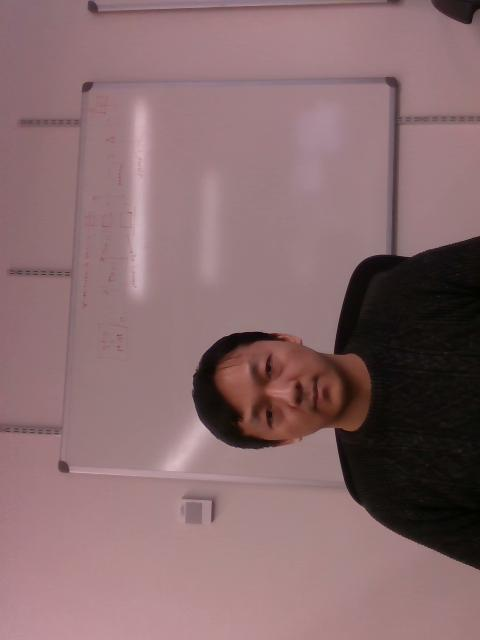
%> input picture 2dface_1_1.jpg, 480 x 640 px
$ octave SURF_matlab.m   (GNU Octave 9; MATLAB toolbox functions it lacks are replaced by stand-ins)
%> lines starting %> are read from the running program, lines starting %| are printed output that depends on the picture
I1 =  rgb2gray(imread('2dface_1_1.jpg'));
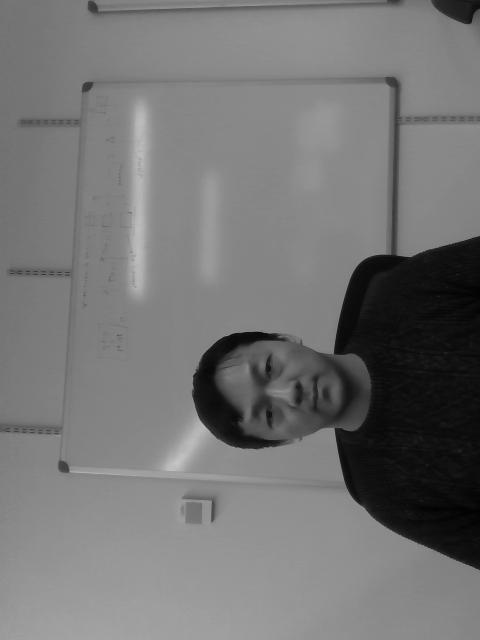
%> I1: size 640x480 uint8; min 1, max 198, mean 116.3
I2 =  rgb2gray(imread('2dface_1_2.jpg'));
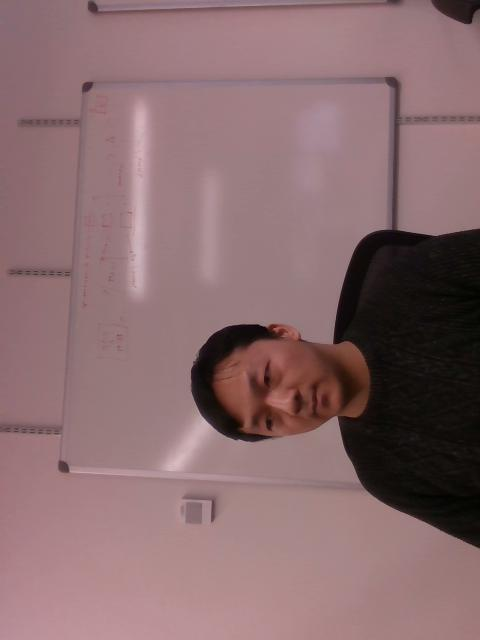
%> input picture 2dface_1_2.jpg, 480 x 640 px
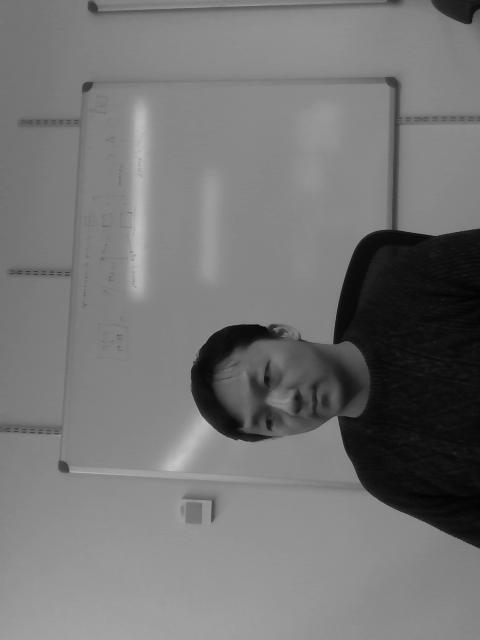
%> I2: size 640x480 uint8; min 1, max 198, mean 116.7

%> (the run ends here)
